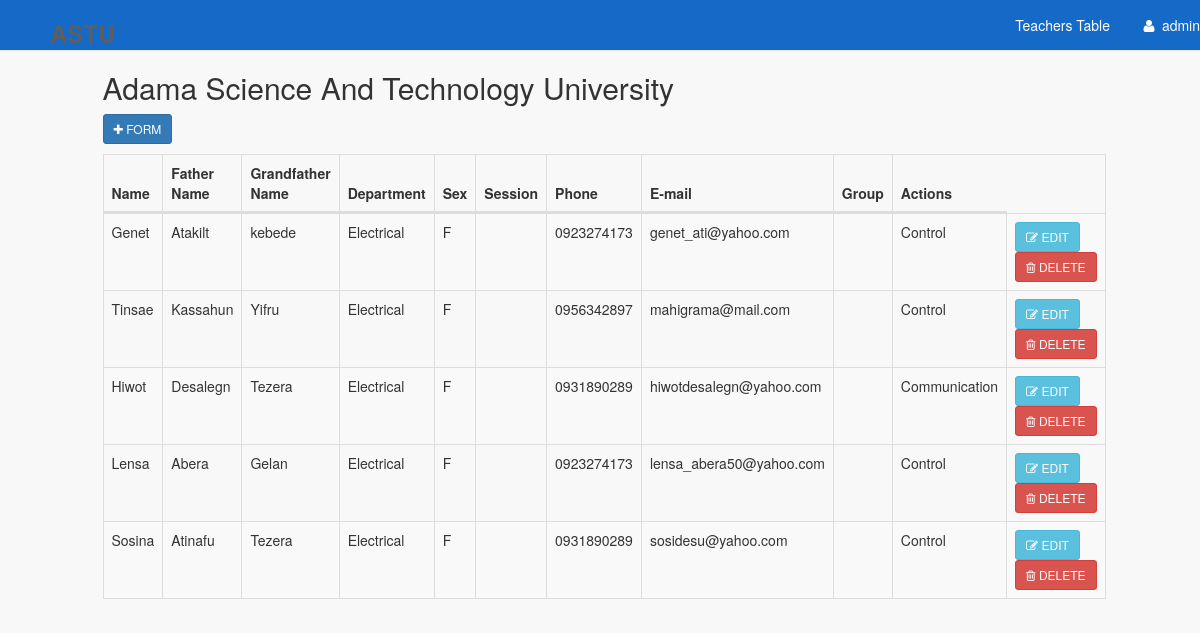
Page /studenttable.php (signed in) on the committed database.
### tables this page shows
CREATE TABLE `student` (
  `s_Id` int(11) NOT NULL,
  `fname` varchar(30) NOT NULL,
  `mname` varchar(30) NOT NULL,
  `lname` varchar(30) NOT NULL,
  `id` varchar(30) NOT NULL,
  `dep` text NOT NULL,
  `sex` text NOT NULL,
  `sphone` varchar(30) NOT NULL,
  `email` varchar(30) NOT NULL,
  `group` int(11) NOT NULL,
  `stream` varchar(50) NOT NULL,
  `finger` varchar(50) NOT NULL,
  `image` text NOT NULL
);

### studenttable.php (the view, shortened to what this page needs)
<!DOCTYPE html>
<html lang="en">
<head>
    <link href="bower_components/bootstrap/dist/css/bootstrap.min.css" rel="stylesheet">
    <link href="bower_components/metisMenu/dist/metisMenu.min.css" rel="stylesheet">
    <link href="dist/css/sb-admin-2.css" rel="stylesheet">
    <link href="bower_components/font-awesome/css/font-awesome.min.css" rel="stylesheet" type="text/css">
    <link href="vendors/datatables.net-bs/css/dataTables.bootstrap.min.css" rel="stylesheet">
    <link href="vendors/datatables.net-buttons-bs/css/buttons.bootstrap.min.css" rel="stylesheet">
    <link href="vendors/datatables.net-fixedheader-bs/css/fixedHeader.bootstrap.min.css" rel="stylesheet">
    <link href="vendors/datatables.net-responsive-bs/css/responsive.bootstrap.min.css" rel="stylesheet">
    <link href="vendors/datatables.net-scroller-bs/css/scroller.bootstrap.min.css" rel="stylesheet">
</head>
<body>
    <div id="wrapper">
        <nav class="navbar navbar-default navbar-static-top" role="navigation" style="margin-bottom: 0">
            <div class="navbar-header">
                <a class="navbar-brand" href="administrator.php" style="padding-left:50px; padding-top:0px;"><h3><b>ASTU</b></h3></a>
            </div>
            <div class="collapse navbar-collapse" id="bs-example-navbar-collapse-1">
                <ul class="nav navbar-nav navbar-right">
                <li><a href="administrator.php">Teachers Table</a></li>
                <li class="dropdown">
                    <a class="dropdown-toggle" data-toggle="dropdown" href="#">
                        <i class="fa fa-user fa-fw"></i> <?php echo $_SESSION['sess_username'];?>
                    </a>
                </li>
              </ul>
            </div>
        </nav>
        <div id="container">
            <div class="row">
              <div class="col-md-10 col-md-offset-1 col-sm-10 col-xs-10">
                <div class="x_panel">
                  <div class="x_title">
                    <h2>Adama Science And Technology University</h2>
                    <a href="studentform.php"><button class="btn btn-sm btn-primary" type="button"><i class="fa fa-plus"></i> FORM</button></a>
                  </div>
                  <div class="x_content">
                    <table id="datatable-buttons" class="table table-striped table-bordered">
                      <thead>
                        <tr>
                          <th>Name</th>
                          <th>Father Name</th>
                          <th>Grandfather Name </th>
                          <th>Department</th>
                          <th>Sex</th>
                            <th>Session</th>
                            <th>Phone</th>
                          <th>E-mail</th>
                          <th>Group</th>
                          <th>Actions</th>
                        </tr>
                      </thead>
                      <tbody>
                        <?php
                           require_once 'db.php';
                          $get_pro = "select * from student";
                          $run_pro = mysqli_query($con, $get_pro);
                          while ($row_pro=mysqli_fetch_array($run_pro)) {
                                  $pro_id = $row_pro['s_id'];
                                  $pro_fname = $row_pro['fname'];
                                  $pro_mname = $row_pro['mname'];
                                  $pro_lname = $row_pro['lname'];
                                  $pro_dep = $row_pro['dep'];
                                  $pro_sex = $row_pro['sex'];
                                  $pro_session = $row_pro['session'];
                                  $pro_phone = $row_pro['sphone'];
                                  $pro_cat = $row_pro['email'];
                                  $pro_group = $row_pro['sgroup'];
                                  $pro_stream = $row_pro['stream'];
                            echo "
                                        <tr class='odd gradeX'>
                                            <td>$pro_fname</td>
                                            <td>$pro_mname</td>
                                            <td>$pro_lname</td>
                                             <td>$pro_dep</td>
                                            <td>$pro_sex</td>
                                            <td>$pro_session</td>
                                            <td class='center'>$pro_phone</td>
                                            <td>$pro_cat</td>
                                             <td>$pro_group</td>
                                            <td>$pro_stream</td>
                                            <td class='center'>
                                            <a href='studentedit.php?edit_id=$pro_id' onclick='return confirm(\"sure to edit ?\")'><button class='btn btn-sm btn-info' type='button'><i class='fa fa-edit'></i> EDIT</button></a>
                                            <a href='?delete_id=$pro_id' onclick='return confirm(\"sure to delete?\")'><button class='btn btn-sm btn-danger' type='button'><i class='fa fa-trash-o'></i> DELETE</button></a>
                                            </td>
                                        </tr>
                                ";
                          }
                      ?>
                      </tbody>
                    </table>
                  </div>
                </div>
              </div>
            </div>
        </div>
    </div>
</body>
</html>

### rows in the picture
student: fname "Genet", mname "Atakilt", lname "kebede", dep "Electrical", sex "F", sphone "0923274173", email "genet_ati@yahoo.com", stream "Control"
student: fname "Tinsae", mname "Kassahun", lname "Yifru", dep "Electrical", sex "F", sphone "0956342897", email "mahigrama@mail.com", stream "Control"
student: fname "Hiwot", mname "Desalegn", lname "Tezera", dep "Electrical", sex "F", sphone "0931890289", email "hiwotdesalegn@yahoo.com", stream "Communication"
student: fname "Lensa", mname "Abera", lname "Gelan", dep "Electrical", sex "F", sphone "0923274173", email "lensa_abera50@yahoo.com", stream "Control"
student: fname "Sosina", mname "Atinafu", lname "Tezera", dep "Electrical", sex "F", sphone "0931890289", email "sosidesu@yahoo.com", stream "Control"

### other values in the picture
$_SESSION['sess_username'] "admin"
